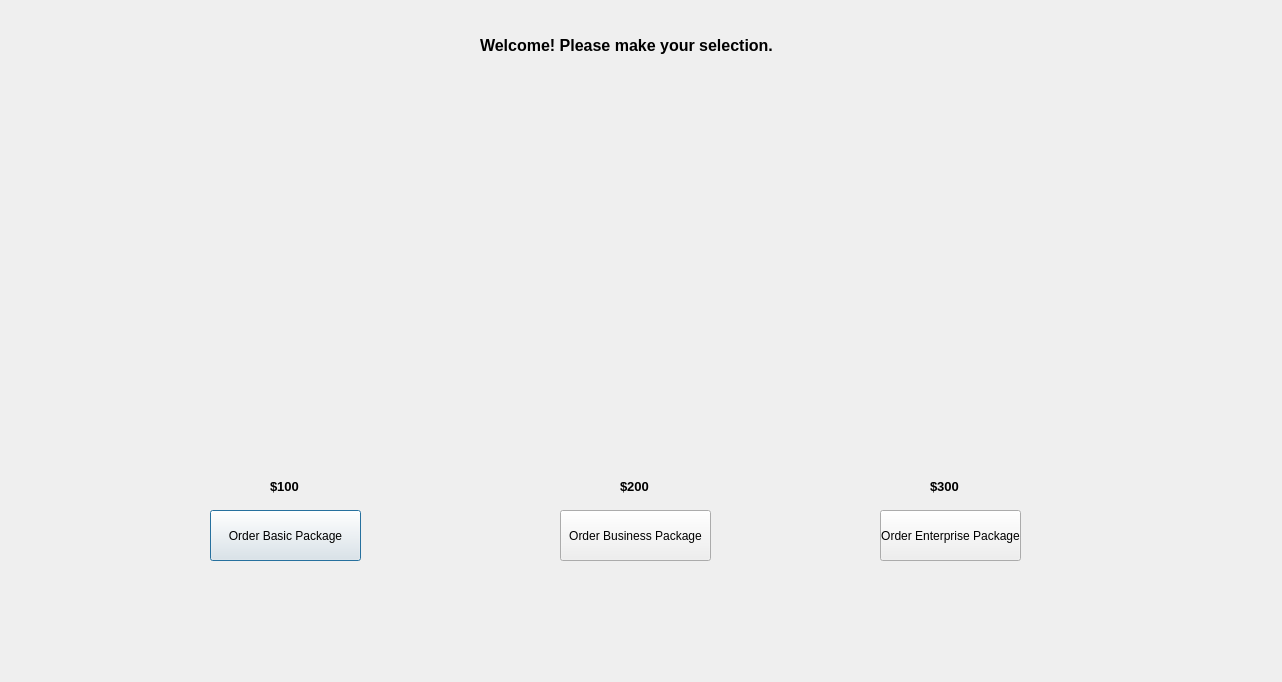
<?xml version="1.0" encoding="UTF-8"?>
<ui version="4.0">
 <class>CustomerWindow</class>
 <widget class="QDialog" name="CustomerWindow">
  <property name="geometry">
   <rect>
    <x>0</x>
    <y>0</y>
    <width>1282</width>
    <height>682</height>
   </rect>
  </property>
  <property name="windowTitle">
   <string>Dialog</string>
  </property>
  <widget class="QLabel" name="label">
   <property name="geometry">
    <rect>
     <x>480</x>
     <y>20</y>
     <width>331</width>
     <height>51</height>
    </rect>
   </property>
   <property name="font">
    <font>
     <pointsize>12</pointsize>
     <weight>75</weight>
     <bold>true</bold>
    </font>
   </property>
   <property name="text">
    <string>Welcome! Please make your selection.</string>
   </property>
  </widget>
  <widget class="QPushButton" name="BasicOrderButton">
   <property name="geometry">
    <rect>
     <x>210</x>
     <y>510</y>
     <width>151</width>
     <height>51</height>
    </rect>
   </property>
   <property name="text">
    <string>Order Basic Package</string>
   </property>
  </widget>
  <widget class="QPushButton" name="BusinessOrderButton">
   <property name="geometry">
    <rect>
     <x>560</x>
     <y>510</y>
     <width>151</width>
     <height>51</height>
    </rect>
   </property>
   <property name="text">
    <string>Order Business Package</string>
   </property>
  </widget>
  <widget class="QPushButton" name="EnterpriseOrderButton">
   <property name="geometry">
    <rect>
     <x>880</x>
     <y>510</y>
     <width>141</width>
     <height>51</height>
    </rect>
   </property>
   <property name="text">
    <string>Order Enterprise Package</string>
   </property>
  </widget>
  <widget class="QLabel" name="label_2">
   <property name="geometry">
    <rect>
     <x>270</x>
     <y>480</y>
     <width>47</width>
     <height>13</height>
    </rect>
   </property>
   <property name="font">
    <font>
     <pointsize>10</pointsize>
     <weight>75</weight>
     <bold>true</bold>
    </font>
   </property>
   <property name="text">
    <string>$100</string>
   </property>
  </widget>
  <widget class="QLabel" name="label_3">
   <property name="geometry">
    <rect>
     <x>620</x>
     <y>480</y>
     <width>47</width>
     <height>13</height>
    </rect>
   </property>
   <property name="font">
    <font>
     <pointsize>10</pointsize>
     <weight>75</weight>
     <bold>true</bold>
    </font>
   </property>
   <property name="text">
    <string>$200</string>
   </property>
  </widget>
  <widget class="QLabel" name="label_4">
   <property name="geometry">
    <rect>
     <x>930</x>
     <y>480</y>
     <width>47</width>
     <height>13</height>
    </rect>
   </property>
   <property name="font">
    <font>
     <pointsize>10</pointsize>
     <weight>75</weight>
     <bold>true</bold>
    </font>
   </property>
   <property name="text">
    <string>$300</string>
   </property>
  </widget>
 </widget>
 <resources/>
 <connections/>
</ui>
